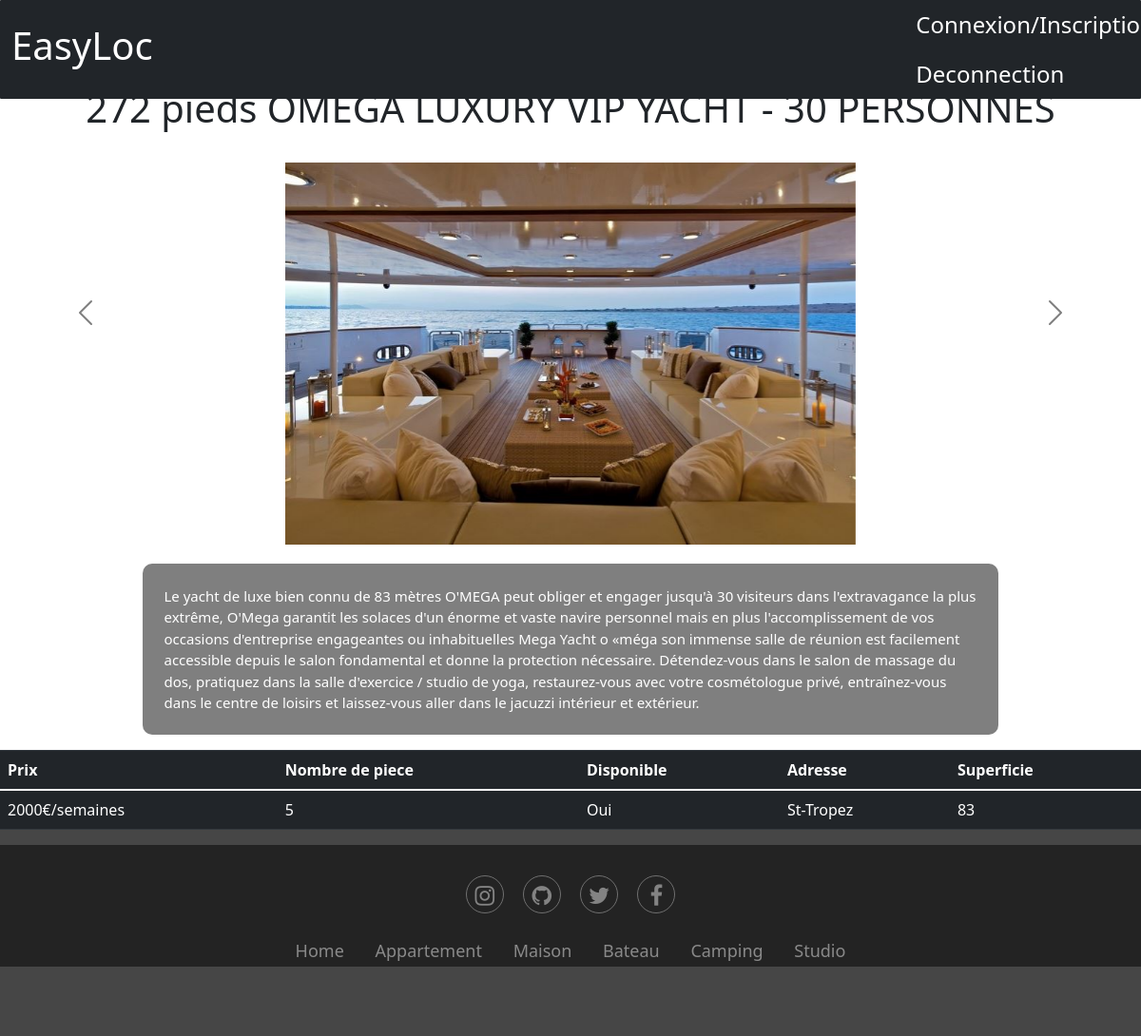
The page /E4/PHP/bateau.php?id=1 on the database its author committed.
### tables this page shows
CREATE TABLE `bateau` (
  `id` int(11) NOT NULL AUTO_INCREMENT,
  `Titre` varchar(255) NOT NULL,
  `Adresse` varchar(255) NOT NULL,
  `Nb_piece` int(11) NOT NULL,
  `Prix` int(11) NOT NULL,
  `Dispo` tinyint(1) NOT NULL,
  `Image` varchar(255) NOT NULL,
  `Other_image` varchar(255) DEFAULT NULL,
  `Other_image2` varchar(255) DEFAULT NULL,
  `Description` text NOT NULL,
  `Superficie` int(11) DEFAULT NULL,
  PRIMARY KEY (`id`)
);

### E4/PHP/bateau.php (the view, shortened to what this page needs)
<?php
	include("infoConnection.php");
	$bdd = new PDO("mysql:host=$serverName;dbname=$database;charset=utf8", $user, $password);
	$uid = $_GET["id"];
?>
<!DOCTYPE html>
<html>
<head>
     <link rel="stylesheet" href="https://maxcdn.bootstrapcdn.com/bootstrap/4.0.0-beta/css/bootstrap.min.css">
    <link rel="stylesheet" type="text/css" href="..\css\index.css">
    <link href="https://maxcdn.bootstrapcdn.com/font-awesome/4.6.3/css/font-awesome.min.css" rel="stylesheet">
    <link rel="stylesheet" href="https://maxcdn.bootstrapcdn.com/bootstrap/4.0.0-alpha.2/css/bootstrap.min.css">
    <link href="https://cdn.jsdelivr.net/npm/bootstrap@5.0.0-beta3/dist/css/bootstrap.min.css" rel="stylesheet">
	 <?php include("../include/header.php")?>
</head>
<body>
<div class='justify-content-center1'>
<?php
$request = $bdd->prepare("SELECT * FROM bateau where id = ?");
	$request->execute(array($uid));
 	while ($data = $request->fetch()){
    if($data["Dispo"] == 1){
      $Disponible ="Oui";
    }else{
      $Disponible="Non";
    }
echo "<div id='carouselExampleControls' class='carousel slide ' data-bs-ride='carousel '>
  <h1 style='text-align: center; padding: 25px;'>".$data['Titre']."</h1>
  <div class='carousel-inner' style='width:50%; margin-left:auto; margin-right:auto; display:block; margin-bottom:20px;'>
    <div class='carousel-item active' >
      <img src='../".$data["Other_image"]."' class='d-block w-100' alt='...''>
    </div>
    <div class='carousel-item'>
      <img src='../".$data["Other_image2"]."' class='d-block w-100' alt='...''>
    </div>
 </div>
<button class='carousel-control-prev' type='button' data-bs-target='#carouselExampleControls'  data-bs-slide='prev'>
    <span class='carousel-control-prev-icon' aria-hidden='true' ></span>
    <span class='visually-hidden'>Previous</span>
  </button>
  <button class='carousel-control-next' type='button' data-bs-target='#carouselExampleControls' data-bs-slide='next'>
    <span class='carousel-control-next-icon' aria-hidden='true'></span>
    <span class='visually-hidden'>Next</span>
  </button>
</div>";
echo"<div id='Description'><p>".$data['Description']."</p></div>";
echo "<div id=infoSup>
    <table class='table table-dark justify-content-center'>
      <thead>
        <tr>
          <th scope='col'>Prix</th>
          <th scope='col'>Nombre de piece</th>
          <th scope='col'>Disponible</th>
          <th scope='col'>Adresse</th>
          <th scope='col'>Superficie</th>
        </tr>
      </thead>
      <tbody>
        <tr>
          <td>".$data['Prix']."€/semaines</td>
          <td>".$data['Nb_piece']."</td>
          <td>".$Disponible."</td>
          <td>".$data['Adresse']."</td>
          <td>".$data['Superficie']."</td>
        </tr>
      </tbody>
</table>
    </div>";
}
?>
        <?php include("../include/footer.php")  ?>
    </div>
</body>
</html>

### E4/include/header.php (shortened to what this page needs)
<header>
<nav class="navbar navbar-expand-lg navbar-dark bg-dark fixed-top "
                 style="padding: 0; margin: 0;">
                <div class="container-fluid">
              <a class="navbar-brand" href="../Index.php"  style="color: white; font-size: 1.5em;"><h1 id="EasyLoc">EasyLoc</h1></a>
              <div class="collapse navbar-collapse" id="navbarSupportedContent">
                <ul class="navbar-nav me-auto mb-2 mb-lg-0" style="margin-left: 27%">
                  <li class="nav-item ">
                    <a class="nav-link"  class="nav-link js-scroll-trigger" href="#Appartement" style="color: white"> </a>
                  </li>
                  <li class="nav-item">
                    <a class="nav-link" class="nav-link js-scroll-trigger" href="#Maison" style="color: white"></a>
                  </li>
                   <li class="nav-item">
                    <a class="nav-link" class="nav-link js-scroll-trigger" href="#Bateau" style="color: white"></a>
                  </li>
                  <li class="nav-item">
                    <a class="nav-link" class="nav-link js-scroll-trigger" href="#Camping" style="color: white"></a>
                  </li>
                  <li class="nav-item">
                    <a class="nav-link" class="nav-link js-scroll-trigger" href="#Studio" style="color: white"></a>
                  </li>
                </ul>
                <form class="form-inline my-2 my-lg-0">
                <li class="nav-item" id="MonCompteButtonNavBarre">
                  <a class="nav-link" href="login.php" style="color: white">Connexion/Inscription</a>
                <li class="nav-item" id="MonCompteButtonNavBarre">
                  <a class="nav-link" href="deconnexion.php" style="color: white">Deconnection</a>
              </li>
                </form>
              </div>
            </nav>
</header>

### E4/include/footer.php
<footer>
         <div class="footer-basic">
        <footer>
            <div class="social">
              <a href="#"><i class="fa fa-instagram fa-1x"></i></a>
              <a href="#"><i class="fa fa-github fa-1x"></i></a>
              <a href="#"><i class="fa fa-twitter fa-1x"></i></a>
              <a href="#"><i class="fa fa-facebook fa-1x"></i></a></div>
            <ul class="list-inline" style="width:100%;">
                <li class="list-inline-item"><a href="#">Home</a></li>
                <li class="list-inline-item"><a href="#">Appartement</a></li>
                <li class="list-inline-item"><a href="#">Maison</a></li>
                <li class="list-inline-item"><a href="#">Bateau</a></li>
                <li class="list-inline-item"><a href="#">Camping</a></li>
                <li class="list-inline-item"><a href="#">Studio</a></li>
            </ul>
            <p class="copyright">Projet CFA Easyloc @2021</p>
        </footer>
    </div>

### E4/css/index.css (style rules this page uses)
.carousel-control-next, .carousel-control-prev { filter: invert(100%); }
.justify-content-center1 { margin-top: 65px !important ; width: 100% ; height: 100% ; margin: 0 auto ; display: flex ; flex-direction: column; }
#Description { width: auto; height: 800px; }
#Description p { font-size: 15px; color: white; background-color: rgba(0, 0, 0, 0.5); border-radius: 10px; margin-right: 15%; padding: 1.5em; margin-left: auto; margin-right: auto; display: block; width: 75%; }
* { margin: 0; padding: 0; box-sizing: border-box; }
html,body { background-image: url(https://images8.alphacoders.com/613/613334.jpg); background-position: 100%; background-repeat: no-repeat; background-attachment: fixed; background-size: cover; background-color: #464646; position: absolute; margin: auto; grid-template-rows: auto 1fr auto; height: 100%; width: 100%; }
p { font-size: clamp(0.1rem,2.5vw,1.8rem); font-size: 0.9rem; }
img { max-width: 100%; }
h1 { font-size: 5em; color: white; }
a { color: white; text-decoration: none; }
li { list-style: none; display: inline; }
ul { margin-left: auto; margin-right: auto; width: 32.5em; }
nav { align-items: center; margin-top: 1em; font-size: 1.5em; opacity: 100%; border-radius: 1px; max-width:100%; }
.navbar-nav { max-width: 100%; }
.footer-basic { padding:40px 0; margin: 0; background-color:black; color:white; opacity: 50%; max-width: 100%; bottom:0; min-height: 100%; height: auto !important; padding-top:32px; }
.footer-basic ul { padding:0; list-style:none; text-align:center; font-size:18px; line-height:1.6; margin-bottom:0; }
.footer-basic li { padding:0 10px; }
.footer-basic ul a { color:inherit; text-decoration:none; opacity:0.8; }
.footer-basic .social { text-align:center; padding-bottom:25px; }
.footer-basic .social > a { font-size:24px; width:40px; height:40px; line-height:40px; display:inline-block; text-align:center; border-radius:50%; border:1px solid #ccc; margin:0 8px; color:inherit; opacity:0.75; }
.footer-basic .copyright { margin-top:15px; text-align:center; font-size:13px; color:white; margin-bottom:0; }

### rows shown on the page
bateau: Titre "272 pieds OMEGA LUXURY VIP YACHT - 30 PERSONNES", Other_image (picture), Description "Le yacht de luxe bien connu de 83 mètres O'MEGA peut obliger et engager jusqu'à 30 visiteurs dans l'extravagance la plus extrême, O'Mega garantit les solaces d'un énorme et vaste navire personnel mais en plus l'accomplissement de vos occasions d'entreprise engageantes ou inhabituelles Mega Yacht o «méga son immense salle de réunion est facilement accessible depuis le salon fondamental et donne la protection nécessaire. Détendez-vous dans le salon de massage du dos, pratiquez dans la salle d'exercice / studio de yoga, restaurez-vous avec votre cosmétologue privé, entraînez-vous dans le centre de loisirs et laissez-vous aller dans le jacuzzi intérieur et extérieur.", Prix "2000", Nb_piece "5", Dispo "Oui", Adresse "St-Tropez", Superficie "83"
